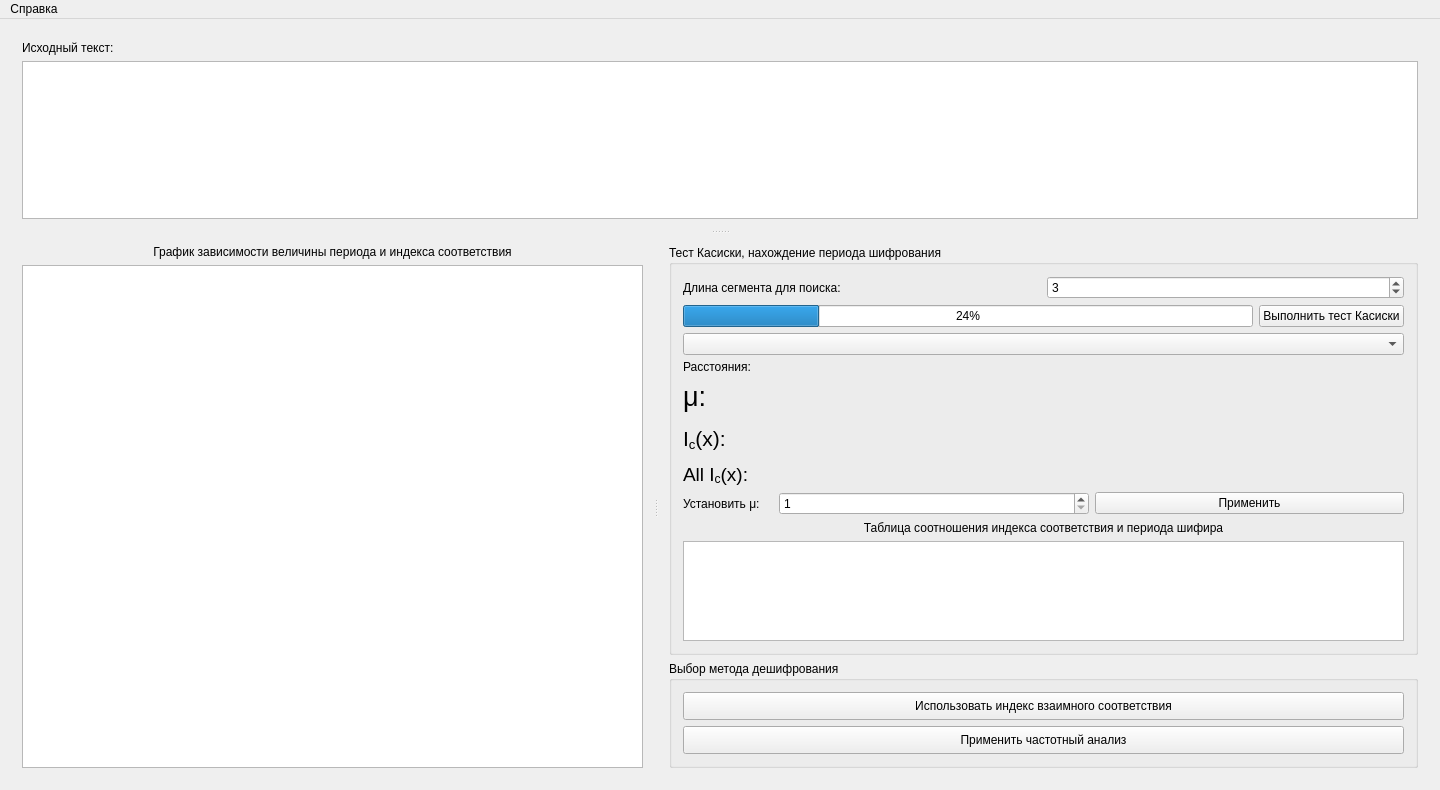
<?xml version="1.0" encoding="UTF-8"?>
<ui version="4.0">
 <class>MainWindow</class>
 <widget class="QMainWindow" name="MainWindow">
  <property name="geometry">
   <rect>
    <x>0</x>
    <y>0</y>
    <width>1440</width>
    <height>790</height>
   </rect>
  </property>
  <property name="windowTitle">
   <string>MainWindow</string>
  </property>
  <property name="windowIcon">
   <iconset resource="rec.qrc">
    <normaloff>:/img/polyw.png</normaloff>:/img/polyw.png</iconset>
  </property>
  <widget class="QWidget" name="centralWidget">
   <layout class="QHBoxLayout" name="horizontalLayout_6">
    <item>
     <widget class="QSplitter" name="splitter_2">
      <property name="orientation">
       <enum>Qt::Vertical</enum>
      </property>
      <widget class="QWidget" name="layoutWidget">
       <layout class="QVBoxLayout" name="verticalLayout">
        <item>
         <widget class="QLabel" name="label_4">
          <property name="text">
           <string>Исходный текст:</string>
          </property>
         </widget>
        </item>
        <item>
         <widget class="QPlainTextEdit" name="open_text">
          <property name="toolTip">
           <string>&lt;html&gt;&lt;head/&gt;&lt;body&gt;&lt;p&gt;Введите зашифрованную последовательность (для загрузки &lt;span style=&quot; font-weight:600;&quot;&gt;тестового примера&lt;/span&gt; используйте &lt;span style=&quot; font-weight:600;&quot;&gt;ctrl+t&lt;/span&gt;)&lt;/p&gt;&lt;/body&gt;&lt;/html&gt;</string>
          </property>
          <property name="plainText">
           <string/>
          </property>
         </widget>
        </item>
       </layout>
      </widget>
      <widget class="QSplitter" name="splitter">
       <property name="orientation">
        <enum>Qt::Horizontal</enum>
       </property>
       <widget class="QWidget" name="layoutWidget">
        <layout class="QVBoxLayout" name="verticalLayout_2">
         <item>
          <widget class="QLabel" name="label_3">
           <property name="text">
            <string>График зависимости величины периода и индекса соответствия</string>
           </property>
           <property name="alignment">
            <set>Qt::AlignCenter</set>
           </property>
          </widget>
         </item>
         <item>
          <widget class="QGraphicsView" name="graphicsView">
           <property name="sizePolicy">
            <sizepolicy hsizetype="Expanding" vsizetype="Expanding">
             <horstretch>0</horstretch>
             <verstretch>0</verstretch>
            </sizepolicy>
           </property>
           <property name="minimumSize">
            <size>
             <width>0</width>
             <height>0</height>
            </size>
           </property>
           <property name="maximumSize">
            <size>
             <width>16777215</width>
             <height>16777215</height>
            </size>
           </property>
           <property name="sizeIncrement">
            <size>
             <width>0</width>
             <height>0</height>
            </size>
           </property>
           <property name="baseSize">
            <size>
             <width>1000</width>
             <height>500</height>
            </size>
           </property>
           <property name="toolTip">
            <string>&lt;html&gt;&lt;head/&gt;&lt;body&gt;&lt;p&gt;&lt;span style=&quot; font-weight:600; color:#b22222;&quot;&gt;Красный&lt;/span&gt;: Наибольший общий делитель(НОД) расстояний между данными группами(μ), не является периодом шифрования данного шифротекста;&lt;/p&gt;&lt;p&gt;&lt;span style=&quot; font-weight:600; color:#cdd700;&quot;&gt;Желтый&lt;/span&gt;: НОД расстояний между данными группами(μ), может являться периодом шифротекста;&lt;/p&gt;&lt;p&gt;&lt;span style=&quot; font-weight:600; color:#66cd00;&quot;&gt;Зеленый&lt;/span&gt;: НОД расстояний между данными группами(μ), является периодом шифротекста.&lt;/p&gt;&lt;p&gt;&lt;span style=&quot; font-weight:600;&quot;&gt;Анализ производится с помощью &amp;quot;Таблицы соотношения индекса соответствия и периода шифра&amp;quot; !&lt;/span&gt;&lt;/p&gt;&lt;/body&gt;&lt;/html&gt;</string>
           </property>
           <property name="frameShape">
            <enum>QFrame::StyledPanel</enum>
           </property>
           <property name="sizeAdjustPolicy">
            <enum>QAbstractScrollArea::AdjustToContentsOnFirstShow</enum>
           </property>
           <property name="dragMode">
            <enum>QGraphicsView::NoDrag</enum>
           </property>
           <property name="resizeAnchor">
            <enum>QGraphicsView::AnchorViewCenter</enum>
           </property>
          </widget>
         </item>
        </layout>
       </widget>
       <widget class="QWidget" name="layoutWidget">
        <layout class="QVBoxLayout" name="verticalLayout_5">
         <item>
          <widget class="QGroupBox" name="groupBox">
           <property name="title">
            <string>Тест Касиски, нахождение периода шифрования</string>
           </property>
           <layout class="QGridLayout" name="gridLayout">
            <item row="0" column="0">
             <layout class="QHBoxLayout" name="horizontalLayout_5">
              <item>
               <widget class="QLabel" name="label">
                <property name="text">
                 <string>Длина сегмента для поиска:</string>
                </property>
               </widget>
              </item>
              <item>
               <widget class="QSpinBox" name="mu_length">
                <property name="toolTip">
                 <string>&lt;html&gt;&lt;head/&gt;&lt;body&gt;&lt;p&gt;&lt;span style=&quot; font-weight:600;&quot;&gt;Например:&lt;/span&gt;&lt;br/&gt;Если длина сигмента равна трем, то будет произведен поиск одинаковых триграм в тексте;&lt;/p&gt;&lt;p&gt;Если же длина сегмента равна двум, то будет произведен поиск одинаковых сегментов состоящих из двух букв и т.д. для различных длин сегментов. &lt;/p&gt;&lt;/body&gt;&lt;/html&gt;</string>
                </property>
                <property name="minimum">
                 <number>2</number>
                </property>
                <property name="value">
                 <number>3</number>
                </property>
               </widget>
              </item>
             </layout>
            </item>
            <item row="1" column="0">
             <layout class="QHBoxLayout" name="horizontalLayout_3">
              <item>
               <widget class="QProgressBar" name="find_mu_progress">
                <property name="value">
                 <number>24</number>
                </property>
               </widget>
              </item>
              <item>
               <widget class="QPushButton" name="find_mu_button">
                <property name="toolTip">
                 <string>&lt;html&gt;&lt;head/&gt;&lt;body&gt;&lt;p&gt;Выоплнить тест &lt;span style=&quot; font-weight:600;&quot;&gt;Касиски&lt;/span&gt; и выполнить проверку &lt;span style=&quot; font-weight:600;&quot;&gt;μ&lt;/span&gt; с помощью теста &lt;span style=&quot; font-weight:600;&quot;&gt;Фридмана&lt;/span&gt;&lt;/p&gt;&lt;/body&gt;&lt;/html&gt;</string>
                </property>
                <property name="text">
                 <string>Выполнить тест Касиски</string>
                </property>
               </widget>
              </item>
             </layout>
            </item>
            <item row="2" column="0">
             <widget class="QComboBox" name="comboBox"/>
            </item>
            <item row="3" column="0">
             <widget class="QLabel" name="label_2">
              <property name="minimumSize">
               <size>
                <width>0</width>
                <height>12</height>
               </size>
              </property>
              <property name="maximumSize">
               <size>
                <width>16777215</width>
                <height>12</height>
               </size>
              </property>
              <property name="toolTip">
               <string>&lt;html&gt;&lt;head/&gt;&lt;body&gt;&lt;p&gt;Расстояния между найдеными сегментами&lt;/p&gt;&lt;/body&gt;&lt;/html&gt;</string>
              </property>
              <property name="text">
               <string>Расстояния: </string>
              </property>
             </widget>
            </item>
            <item row="4" column="0">
             <layout class="QHBoxLayout" name="horizontalLayout">
              <property name="sizeConstraint">
               <enum>QLayout::SetMinimumSize</enum>
              </property>
              <item>
               <widget class="QLabel" name="mu_label">
                <property name="minimumSize">
                 <size>
                  <width>36</width>
                  <height>36</height>
                 </size>
                </property>
                <property name="font">
                 <font>
                  <pointsize>20</pointsize>
                  <weight>50</weight>
                  <bold>false</bold>
                 </font>
                </property>
                <property name="toolTip">
                 <string>&lt;html&gt;&lt;head/&gt;&lt;body&gt;&lt;p&gt;&lt;span style=&quot; font-size:8pt; font-weight:600; color:#b22222;&quot;&gt;Красный&lt;/span&gt;&lt;span style=&quot; font-size:8pt;&quot;&gt;: значение периода не является периодом шифротекста, так как индекс соответствия текущего текста выходит за грницы для данного периода;&lt;/span&gt;&lt;/p&gt;&lt;p&gt;&lt;span style=&quot; font-size:8pt; font-weight:600; color:#cdd700;&quot;&gt;Желтый&lt;/span&gt;&lt;span style=&quot; font-size:8pt;&quot;&gt;: значение μ может являться периодом шфиротекста, индекс соответствия находится между минимальным и средним значением для данного периода;&lt;/span&gt;&lt;/p&gt;&lt;p&gt;&lt;span style=&quot; font-size:8pt; font-weight:600; color:#66cd00;&quot;&gt;Зеленый&lt;/span&gt;&lt;span style=&quot; font-size:8pt;&quot;&gt;: значение μ является периодом шфиртекста, индекс соответствия находится между средним и максимальным значением для данного периода;&lt;/span&gt;&lt;/p&gt;&lt;p&gt;&lt;span style=&quot; font-size:8pt; font-weight:600;&quot;&gt;Черный&lt;/span&gt;&lt;span style=&quot; font-size:8pt;&quot;&gt;: μ установлено принудительно.&lt;/span&gt;&lt;/p&gt;&lt;p&gt;&lt;span style=&quot; font-size:8pt; font-weight:600;&quot;&gt;Анализ периода шифрования μ производится с помощью &amp;quot;Таблицы соотношения индекса соответствия и периода шифра&amp;quot; !&lt;/span&gt;&lt;/p&gt;&lt;/body&gt;&lt;/html&gt;</string>
                </property>
                <property name="text">
                 <string>&lt;html&gt;&lt;head/&gt;&lt;body&gt;&lt;p&gt;μ:&lt;/p&gt;&lt;/body&gt;&lt;/html&gt;</string>
                </property>
               </widget>
              </item>
              <item>
               <widget class="QLabel" name="icx_label">
                <property name="font">
                 <font>
                  <pointsize>16</pointsize>
                  <weight>50</weight>
                  <italic>false</italic>
                  <bold>false</bold>
                 </font>
                </property>
                <property name="toolTip">
                 <string>&lt;html&gt;&lt;head/&gt;&lt;body&gt;&lt;p&gt;&lt;span style=&quot; font-size:8pt; font-weight:600; color:#b22222;&quot;&gt;Красный&lt;/span&gt;&lt;span style=&quot; font-size:8pt;&quot;&gt;: значение периода не является периодом шифротекста, так как индекс соответствия текущего текста выходит за грницы для данного периода;&lt;/span&gt;&lt;/p&gt;&lt;p&gt;&lt;span style=&quot; font-size:8pt; font-weight:600; color:#cdd700;&quot;&gt;Желтый&lt;/span&gt;&lt;span style=&quot; font-size:8pt;&quot;&gt;: значение μ может являться периодом шфиротекста, индекс соответствия находится между минимальным и средним значением для данного периода;&lt;/span&gt;&lt;/p&gt;&lt;p&gt;&lt;span style=&quot; font-size:8pt; font-weight:600; color:#66cd00;&quot;&gt;Зеленый&lt;/span&gt;&lt;span style=&quot; font-size:8pt;&quot;&gt;: значение μ является периодом шфиртекста, индекс соответствия находится между средним и максимальным значением для данного периода;&lt;/span&gt;&lt;/p&gt;&lt;p&gt;&lt;span style=&quot; font-size:8pt; font-weight:600;&quot;&gt;Черный&lt;/span&gt;&lt;span style=&quot; font-size:8pt;&quot;&gt;: μ установлено принудительно.&lt;/span&gt;&lt;/p&gt;&lt;p&gt;&lt;span style=&quot; font-size:8pt; font-weight:600;&quot;&gt;Анализ периода шифрования μ производится с помощью &amp;quot;Таблицы соотношения индекса соответствия и периода шифра&amp;quot; !&lt;/span&gt;&lt;/p&gt;&lt;/body&gt;&lt;/html&gt;</string>
                </property>
                <property name="text">
                 <string/>
                </property>
               </widget>
              </item>
              <item>
               <spacer name="horizontalSpacer">
                <property name="orientation">
                 <enum>Qt::Horizontal</enum>
                </property>
                <property name="sizeHint" stdset="0">
                 <size>
                  <width>353</width>
                  <height>20</height>
                 </size>
                </property>
               </spacer>
              </item>
             </layout>
            </item>
            <item row="5" column="0">
             <layout class="QHBoxLayout" name="horizontalLayout_2">
              <property name="sizeConstraint">
               <enum>QLayout::SetMinimumSize</enum>
              </property>
              <item>
               <widget class="QLabel" name="icx_label_2">
                <property name="minimumSize">
                 <size>
                  <width>0</width>
                  <height>36</height>
                 </size>
                </property>
                <property name="maximumSize">
                 <size>
                  <width>16777215</width>
                  <height>36</height>
                 </size>
                </property>
                <property name="font">
                 <font>
                  <pointsize>16</pointsize>
                  <weight>50</weight>
                  <italic>false</italic>
                  <bold>false</bold>
                 </font>
                </property>
                <property name="text">
                 <string>&lt;html&gt;&lt;head/&gt;&lt;body&gt;&lt;p&gt;I&lt;span style=&quot; vertical-align:sub;&quot;&gt;c&lt;/span&gt;(x):&lt;/p&gt;&lt;/body&gt;&lt;/html&gt;</string>
                </property>
               </widget>
              </item>
              <item>
               <widget class="QLabel" name="icx_label_3">
                <property name="font">
                 <font>
                  <pointsize>16</pointsize>
                  <weight>50</weight>
                  <italic>false</italic>
                  <bold>false</bold>
                 </font>
                </property>
                <property name="text">
                 <string/>
                </property>
                <property name="alignment">
                 <set>Qt::AlignCenter</set>
                </property>
               </widget>
              </item>
              <item>
               <spacer name="horizontalSpacer_2">
                <property name="orientation">
                 <enum>Qt::Horizontal</enum>
                </property>
                <property name="sizeHint" stdset="0">
                 <size>
                  <width>233</width>
                  <height>17</height>
                 </size>
                </property>
               </spacer>
              </item>
             </layout>
            </item>
            <item row="6" column="0">
             <layout class="QHBoxLayout" name="horizontalLayout_7">
              <item>
               <widget class="QLabel" name="label_7">
                <property name="font">
                 <font>
                  <pointsize>14</pointsize>
                 </font>
                </property>
                <property name="toolTip">
                 <string>&lt;html&gt;&lt;head/&gt;&lt;body&gt;&lt;p&gt;&lt;span style=&quot; font-size:8pt; font-weight:600;&quot;&gt;Цвет индекса соответствия определяется результатом теста Фридмана:&lt;/span&gt;&lt;/p&gt;&lt;p&gt;&lt;span style=&quot; font-size:8pt; font-weight:600; color:#b22222;&quot;&gt;Красный&lt;/span&gt;&lt;span style=&quot; font-size:8pt;&quot;&gt;: значение индекса соответствия выходит за границы диапазона [0.05:0.07];&lt;/span&gt;&lt;/p&gt;&lt;p&gt;&lt;span style=&quot; font-size:8pt; font-weight:600; color:#66cd00;&quot;&gt;Зеленый&lt;/span&gt;&lt;span style=&quot; font-size:8pt;&quot;&gt;: значение индекса соответствия является корректным и находится в диапазоне [0.05:0.07].&lt;/span&gt;&lt;/p&gt;&lt;/body&gt;&lt;/html&gt;</string>
                </property>
                <property name="text">
                 <string>&lt;html&gt;&lt;head/&gt;&lt;body&gt;&lt;p&gt;All I&lt;span style=&quot; vertical-align:sub;&quot;&gt;c&lt;/span&gt;(x):&lt;/p&gt;&lt;/body&gt;&lt;/html&gt;</string>
                </property>
                <property name="alignment">
                 <set>Qt::AlignLeading|Qt::AlignLeft|Qt::AlignVCenter</set>
                </property>
                <property name="wordWrap">
                 <bool>true</bool>
                </property>
               </widget>
              </item>
              <item>
               <widget class="QLabel" name="many_icx_label">
                <property name="font">
                 <font>
                  <pointsize>12</pointsize>
                 </font>
                </property>
                <property name="toolTip">
                 <string>&lt;html&gt;&lt;head/&gt;&lt;body&gt;&lt;p&gt;&lt;span style=&quot; font-size:8pt; font-weight:600;&quot;&gt;Цвет индекса соответствия определяется результатом теста Фридмана:&lt;/span&gt;&lt;/p&gt;&lt;p&gt;&lt;span style=&quot; font-size:8pt; font-weight:600; color:#b22222;&quot;&gt;Красный&lt;/span&gt;&lt;span style=&quot; font-size:8pt;&quot;&gt;: значение индекса соответствия выходит за границы диапазона [0.05:0.07];&lt;/span&gt;&lt;/p&gt;&lt;p&gt;&lt;span style=&quot; font-size:8pt; font-weight:600; color:#66cd00;&quot;&gt;Зеленый&lt;/span&gt;&lt;span style=&quot; font-size:8pt;&quot;&gt;: значение индекса соответствия является корректным и находится в диапазоне [0.05:0.07].&lt;/span&gt;&lt;/p&gt;&lt;/body&gt;&lt;/html&gt;</string>
                </property>
                <property name="text">
                 <string/>
                </property>
                <property name="alignment">
                 <set>Qt::AlignCenter</set>
                </property>
               </widget>
              </item>
              <item>
               <spacer name="horizontalSpacer_3">
                <property name="orientation">
                 <enum>Qt::Horizontal</enum>
                </property>
                <property name="sizeHint" stdset="0">
                 <size>
                  <width>40</width>
                  <height>20</height>
                 </size>
                </property>
               </spacer>
              </item>
             </layout>
            </item>
            <item row="7" column="0">
             <layout class="QHBoxLayout" name="horizontalLayout_4">
              <item>
               <widget class="QLabel" name="label_5">
                <property name="maximumSize">
                 <size>
                  <width>90</width>
                  <height>16777215</height>
                 </size>
                </property>
                <property name="text">
                 <string>Установить μ:</string>
                </property>
               </widget>
              </item>
              <item>
               <widget class="QSpinBox" name="spinBox">
                <property name="minimum">
                 <number>1</number>
                </property>
                <property name="maximum">
                 <number>999</number>
                </property>
               </widget>
              </item>
              <item>
               <widget class="QPushButton" name="pushButton_4">
                <property name="toolTip">
                 <string>&lt;html&gt;&lt;head/&gt;&lt;body&gt;&lt;p&gt;Установить &lt;span style=&quot; font-weight:600;&quot;&gt;μ&lt;/span&gt; принудительно&lt;/p&gt;&lt;/body&gt;&lt;/html&gt;</string>
                </property>
                <property name="text">
                 <string>Применить</string>
                </property>
               </widget>
              </item>
             </layout>
            </item>
            <item row="8" column="0">
             <widget class="QLabel" name="label_6">
              <property name="text">
               <string>Таблица соотношения индекса соответствия и периода шифира</string>
              </property>
              <property name="alignment">
               <set>Qt::AlignCenter</set>
              </property>
              <property name="wordWrap">
               <bool>true</bool>
              </property>
             </widget>
            </item>
            <item row="9" column="0">
             <widget class="QPlainTextEdit" name="corr_table_text">
              <property name="minimumSize">
               <size>
                <width>0</width>
                <height>0</height>
               </size>
              </property>
              <property name="maximumSize">
               <size>
                <width>16777215</width>
                <height>210</height>
               </size>
              </property>
              <property name="font">
               <font>
                <pointsize>10</pointsize>
               </font>
              </property>
              <property name="verticalScrollBarPolicy">
               <enum>Qt::ScrollBarAsNeeded</enum>
              </property>
              <property name="horizontalScrollBarPolicy">
               <enum>Qt::ScrollBarAlwaysOff</enum>
              </property>
              <property name="readOnly">
               <bool>true</bool>
              </property>
              <property name="centerOnScroll">
               <bool>false</bool>
              </property>
             </widget>
            </item>
           </layout>
           <zorder>comboBox</zorder>
           <zorder>label_2</zorder>
           <zorder></zorder>
           <zorder></zorder>
           <zorder>corr_table_text</zorder>
           <zorder>label_6</zorder>
          </widget>
         </item>
         <item>
          <widget class="QGroupBox" name="groupBox_2">
           <property name="title">
            <string>Выбор метода дешифрования</string>
           </property>
           <layout class="QVBoxLayout" name="verticalLayout_4">
            <item>
             <widget class="QPushButton" name="pushButton_2">
              <property name="minimumSize">
               <size>
                <width>0</width>
                <height>28</height>
               </size>
              </property>
              <property name="maximumSize">
               <size>
                <width>16777215</width>
                <height>28</height>
               </size>
              </property>
              <property name="font">
               <font>
                <pointsize>9</pointsize>
               </font>
              </property>
              <property name="toolTip">
               <string>&lt;html&gt;&lt;head/&gt;&lt;body&gt;&lt;p&gt;Исопльзуя индекс взаимного соответствия найти ключ зашифрованного текста и произвести расшифровку с помощью него&lt;/p&gt;&lt;/body&gt;&lt;/html&gt;</string>
              </property>
              <property name="text">
               <string>Использовать индекс взаимного соответствия</string>
              </property>
             </widget>
            </item>
            <item>
             <widget class="QPushButton" name="pushButton_3">
              <property name="minimumSize">
               <size>
                <width>0</width>
                <height>28</height>
               </size>
              </property>
              <property name="maximumSize">
               <size>
                <width>16777215</width>
                <height>28</height>
               </size>
              </property>
              <property name="font">
               <font>
                <pointsize>9</pointsize>
               </font>
              </property>
              <property name="toolTip">
               <string>&lt;html&gt;&lt;head/&gt;&lt;body&gt;&lt;p&gt;Продолжить расшифровку с применением частотного анализа к текущему шифротексту&lt;/p&gt;&lt;/body&gt;&lt;/html&gt;</string>
              </property>
              <property name="text">
               <string>Применить частотный анализ</string>
              </property>
             </widget>
            </item>
           </layout>
          </widget>
         </item>
        </layout>
       </widget>
      </widget>
     </widget>
    </item>
   </layout>
  </widget>
  <widget class="QMenuBar" name="menuBar">
   <property name="geometry">
    <rect>
     <x>0</x>
     <y>0</y>
     <width>1440</width>
     <height>26</height>
    </rect>
   </property>
   <widget class="QMenu" name="menu_2">
    <property name="title">
     <string>Справка</string>
    </property>
    <addaction name="action_2"/>
   </widget>
   <addaction name="menu_2"/>
  </widget>
  <action name="action">
   <property name="text">
    <string>Выход</string>
   </property>
  </action>
  <action name="action_2">
   <property name="icon">
    <iconset resource="rec.qrc">
     <normaloff>:/img/about_t2.png</normaloff>:/img/about_t2.png</iconset>
   </property>
   <property name="text">
    <string>О программе</string>
   </property>
   <property name="shortcut">
    <string>Shift+F1</string>
   </property>
  </action>
  <action name="action_3">
   <property name="text">
    <string>Автор</string>
   </property>
  </action>
 </widget>
 <layoutdefault spacing="6" margin="11"/>
 <resources>
  <include location="rec.qrc"/>
 </resources>
 <connections/>
</ui>
